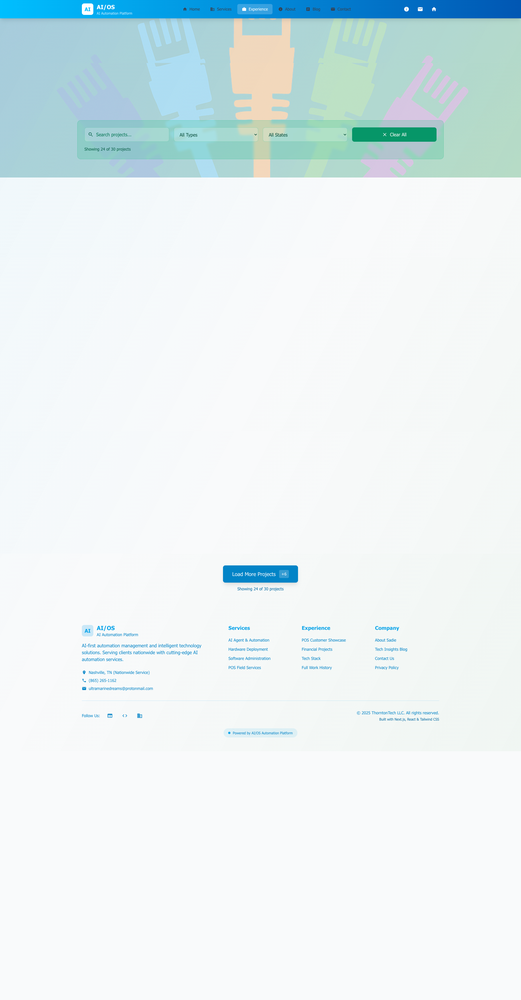
#> input picture blankfulllogsite.png, 521 x 1000 px, shrunk from 1820 x 3493 before the run; its folder holds only this picture in this run
$ python extract_work_order_text.py .
#> lines starting #> are read from the running program, lines starting #| are printed output that depends on the picture
#!/usr/bin/env python3
"""
Work Order Image Text Extractor
Extracts service descriptions and closeout notes from PNG work order images
"""

import os
import json
import re
from pathlib import Path
from typing import Dict, List, Optional
import logging

try:
    import pytesseract
    from PIL import Image, ImageEnhance, ImageFilter
    import cv2
    import numpy as np
except ImportError:
    print("Required packages not installed. Please run:")
    print("pip install pytesseract pillow opencv-python numpy")
    exit(1)

# Configure logging
logging.basicConfig(level=logging.INFO, format='%(asctime)s - %(levelname)s - %(message)s')
logger = logging.getLogger(__name__)

class WorkOrderTextExtractor:
    def __init__(self, images_directory: str, output_file: str = "extracted_work_orders.json"):
        self.images_dir = Path(images_directory)
        self.output_file = output_file
        self.extracted_data = []

        # Configure Tesseract (adjust path if needed)
        # For macOS with Homebrew: /opt/homebrew/bin/tesseract
        # For Windows: Usually installed in Program Files
        # pytesseract.pytesseract.tesseract_cmd = '/opt/homebrew/bin/tesseract'

    def preprocess_image(self, image_path: str) -> Image.Image:
        """
        Preprocess image to improve OCR accuracy
        """
#> called with image_path = 'blankfulllogsite.png'
        # Load image with PIL
        img = Image.open(image_path)
#> img is the input picture: PIL image 521x1000 RGBA; mean R, G, B, A 229.8, 240.5, 242.2, 255

        # Convert to grayscale
        if img.mode != 'L':
            img = img.convert('L')
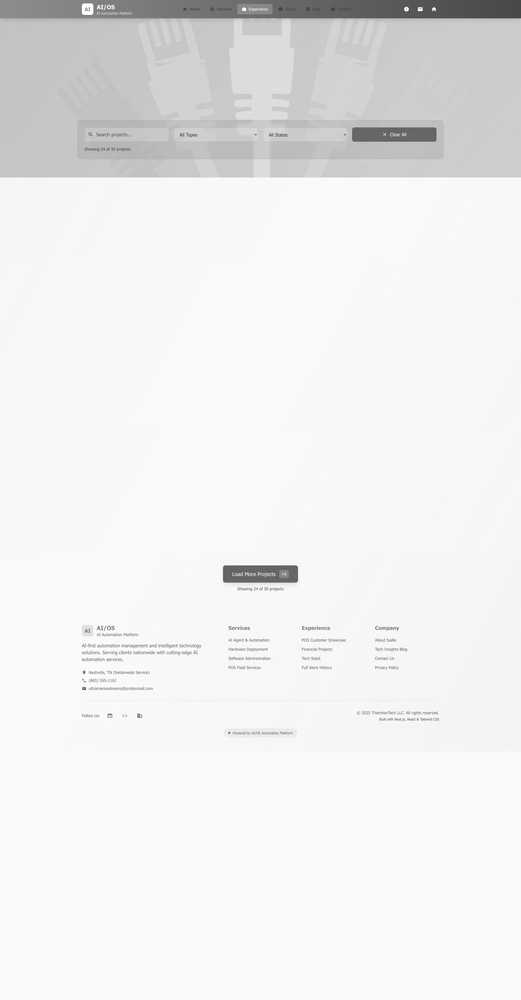
#> img: PIL image 521x1000 L; min 60, max 255, mean 237.6

        # Enhance contrast
        enhancer = ImageEnhance.Contrast(img)
        img = enhancer.enhance(2.0)
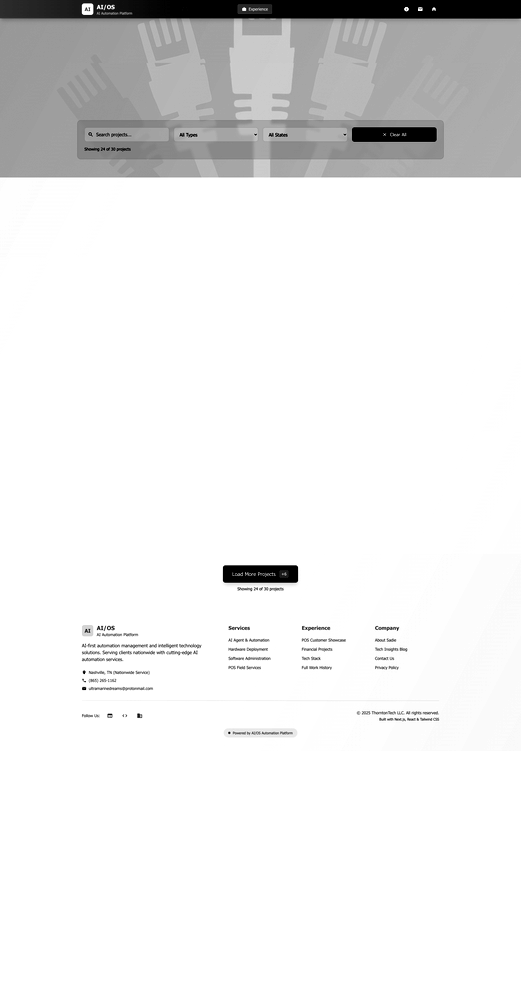
#> img: PIL image 521x1000 L; min 0, max 255, mean 234.2

        # Enhance sharpness
        enhancer = ImageEnhance.Sharpness(img)
        img = enhancer.enhance(2.0)

        # Apply slight blur to reduce noise
        img = img.filter(ImageFilter.MedianFilter(size=3))

        return img

    def extract_text_from_image(self, image_path: str) -> str:
        """
        Extract text from a single image using OCR
        """
        try:
            # Preprocess image
            processed_img = self.preprocess_image(image_path)

            # Use Tesseract with custom config for better results
            custom_config = r'--oem 3 --psm 6'
            text = pytesseract.image_to_string(processed_img, config=custom_config)

            return text
        except Exception as e:
            logger.error(f"Error extracting text from {image_path}: {str(e)}")
            return ""

    # [70 lines left out: functions parse_service_description, parse_closeout_notes, extract_work_order_id, not called in this run]

    def process_single_image(self, image_path: Path) -> Dict:
        """
        Process a single image and extract relevant information
        """
        logger.info(f"Processing: {image_path.name}")

        # Extract text from image
        text = self.extract_text_from_image(str(image_path))

        if not text.strip():
            logger.warning(f"No text extracted from {image_path.name}")
            return {
                "filename": image_path.name,
                "work_order_id": self.extract_work_order_id("", image_path.name),
                "service_description": None,
                "closeout_notes": None,
                "extraction_success": False,
                "error": "No text extracted"
            }

        # Parse service description and closeout notes
        service_description = self.parse_service_description(text)
        closeout_notes = self.parse_closeout_notes(text)
        work_order_id = self.extract_work_order_id(text, image_path.name)

        return {
            "filename": image_path.name,
            "work_order_id": work_order_id,
            "service_description": service_description,
            "closeout_notes": closeout_notes,
            "extraction_success": bool(service_description or closeout_notes),
            "raw_text_preview": text[:500] + "..." if len(text) > 500 else text  # First 500 chars for debugging
        }

    def process_all_images(self) -> None:
        """
        Process all PNG images in the directory
        """
        if not self.images_dir.exists():
            logger.error(f"Images directory does not exist: {self.images_dir}")
            return

        # Find all PNG files
        png_files = list(self.images_dir.glob("*.png"))

        if not png_files:
            logger.error(f"No PNG files found in {self.images_dir}")
            return

        logger.info(f"Found {len(png_files)} PNG files to process")

        # Process each image
        for i, image_path in enumerate(png_files, 1):
            try:
                result = self.process_single_image(image_path)
                self.extracted_data.append(result)

                if i % 50 == 0:  # Progress update every 50 files
                    logger.info(f"Processed {i}/{len(png_files)} files...")

            except Exception as e:
                logger.error(f"Error processing {image_path.name}: {str(e)}")
                self.extracted_data.append({
                    "filename": image_path.name,
                    "work_order_id": self.extract_work_order_id("", image_path.name),
                    "service_description": None,
                    "closeout_notes": None,
                    "extraction_success": False,
                    "error": str(e)
                })

        # Save results
        self.save_results()
        self.print_summary()

    # [27 lines left out: functions save_results, print_summary, not called in this run]

def main():
    import argparse

    parser = argparse.ArgumentParser(description='Extract text from work order images')
    parser.add_argument('images_dir', help='Directory containing PNG work order images')
    parser.add_argument('--output', '-o', default='extracted_work_orders.json',
                       help='Output JSON file (default: extracted_work_orders.json)')
    parser.add_argument('--sample', '-s', type=int,
                       help='Process only first N images for testing')

    args = parser.parse_args()

    # Validate images directory
    if not os.path.exists(args.images_dir):
        print(f"Error: Images directory '{args.images_dir}' does not exist")
        return

    # Create extractor
    extractor = WorkOrderTextExtractor(args.images_dir, args.output)

    # If sample mode, limit the files
    if args.sample:
        png_files = list(Path(args.images_dir).glob("*.png"))[:args.sample]
        logger.info(f"Sample mode: processing first {len(png_files)} files")

        for image_path in png_files:
            result = extractor.process_single_image(image_path)
            extractor.extracted_data.append(result)

        extractor.save_results()
        extractor.print_summary()
    else:
        # Process all images
        extractor.process_all_images()
#> (the call stopped at in extract_text_from_image, `text = pytesseract.image_to_string(processed_img, config=custom_config)`: pytesseract is not available in this run)

if __name__ == "__main__":
    main()

$ run again, on screencapture-localhost-3001-experience-full-work-log-2025-05-22-19_33_50.png
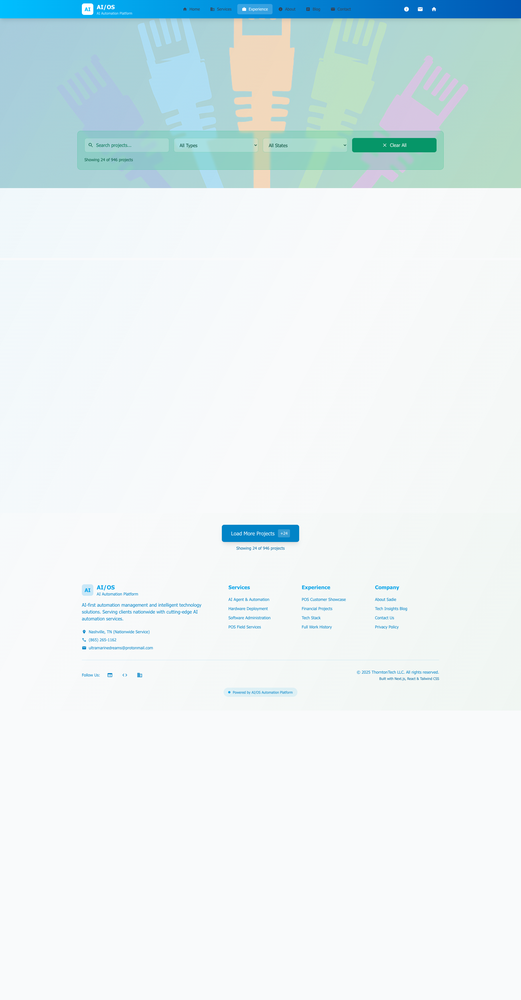
#> input picture screencapture-localhost-3001-experience-full-work-log-2025-05-22-19_33_50.png, 521 x 1000 px, shrunk from 1820 x 3493 before the run
#> in preprocess_image, img is the input picture: PIL image 521x1000 RGBA; mean R, G, B, A 229.2, 240.2, 241.9, 255
#> in preprocess_image, `img = img.convert('L')`:
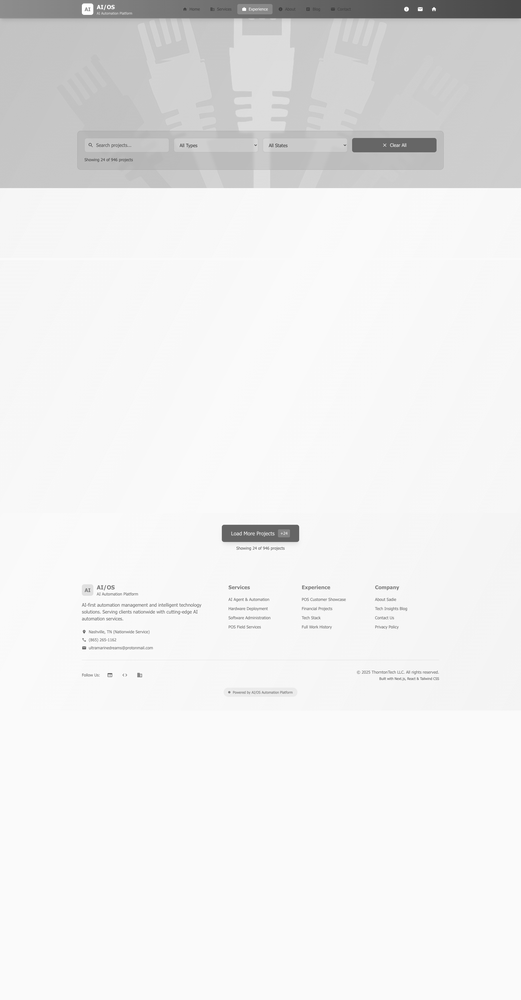
#> img: PIL image 521x1000 L; min 60, max 255, mean 237.1
#> in preprocess_image, `img = enhancer.enhance(2.0)`:
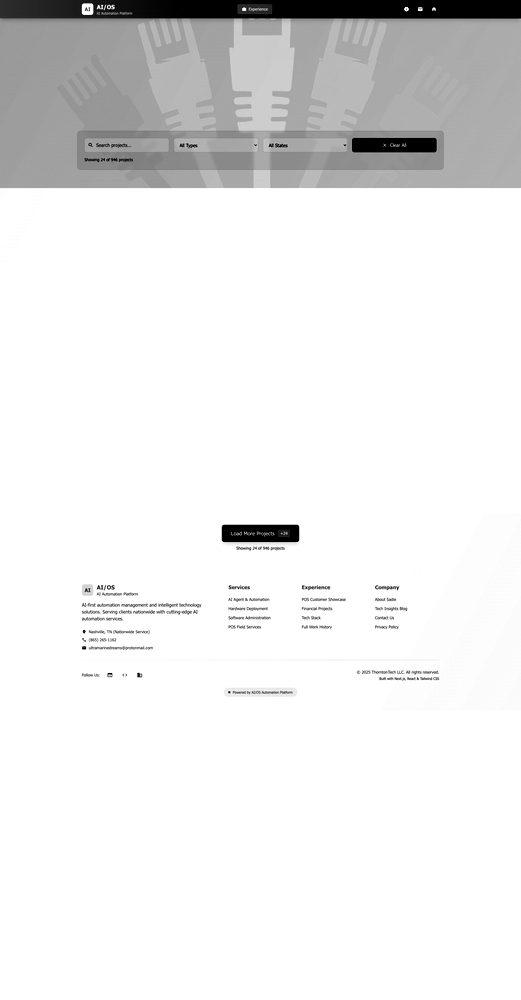
#> img: PIL image 521x1000 L; min 0, max 255, mean 233.6

$ run again, on screencapture-localhost-3001-experience-full-work-log-2025-05-22-19_37_03.png
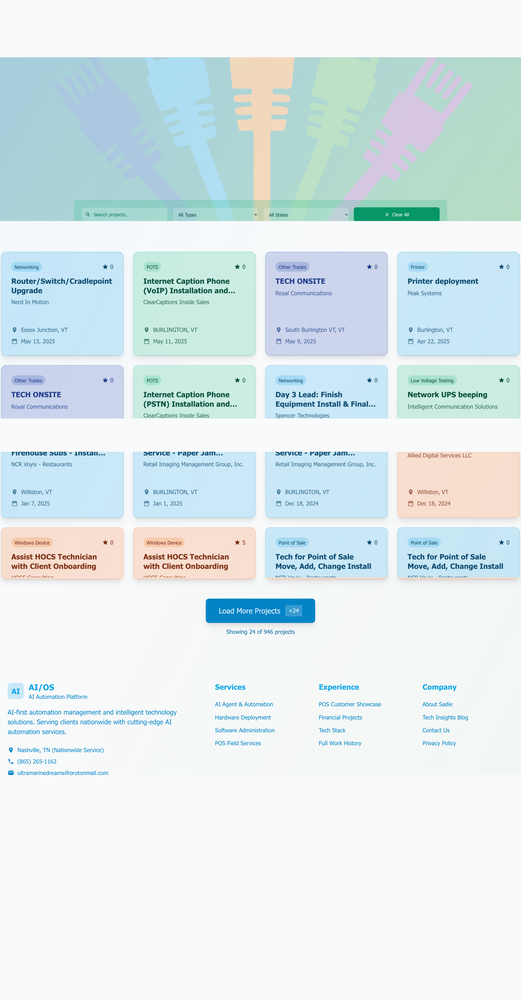
#> input picture screencapture-localhost-3001-experience-full-work-log-2025-05-22-19_37_03.png, 521 x 1000 px, shrunk from 1820 x 3493 before the run
#> in preprocess_image, img is the input picture: PIL image 521x1000 RGBA; mean R, G, B, A 221.1, 234.2, 236.7, 255
#> in preprocess_image, `img = img.convert('L')`:
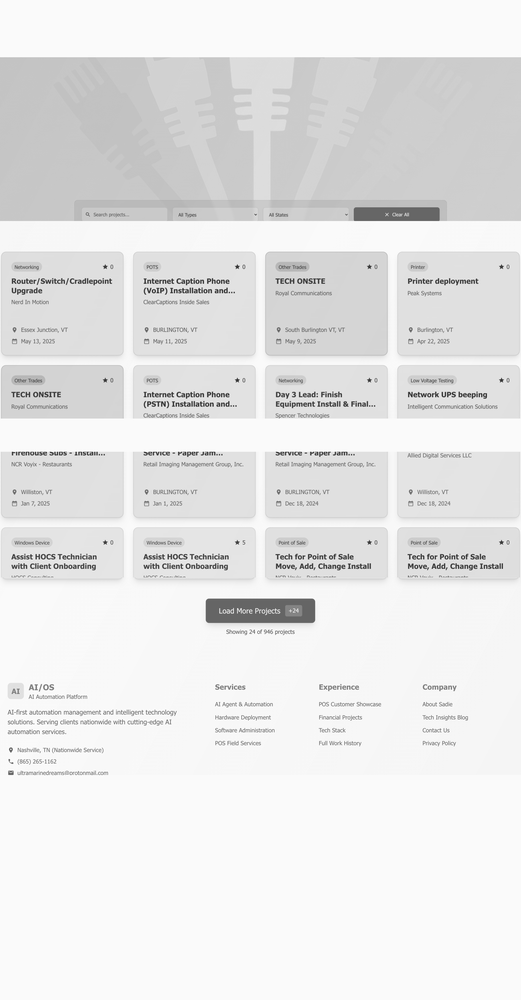
#> img: PIL image 521x1000 L; min 33, max 255, mean 230.6
#> in preprocess_image, `img = enhancer.enhance(2.0)`:
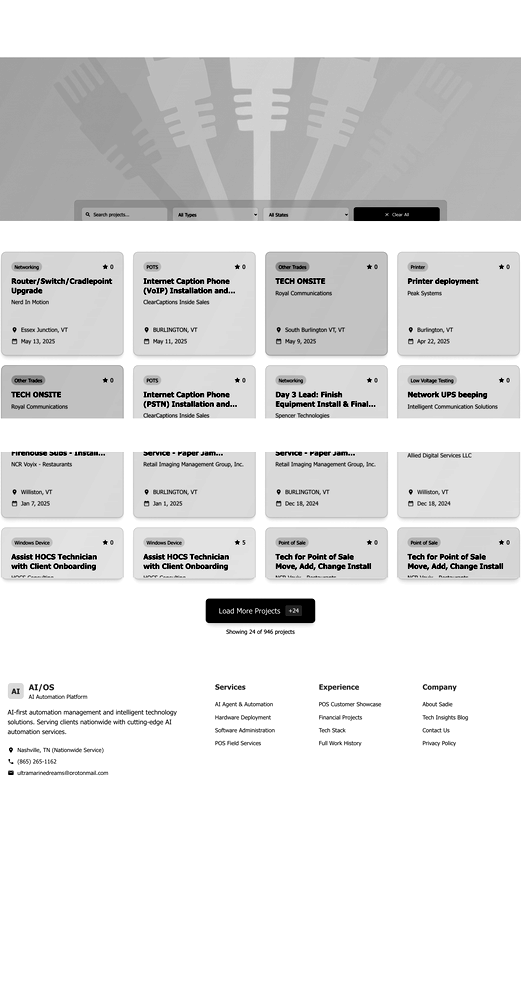
#> img: PIL image 521x1000 L; min 0, max 255, mean 224.4

$ run again, on screencapture-localhost-3003-experience-full-work-log-2025-05-22-20_16_22.png
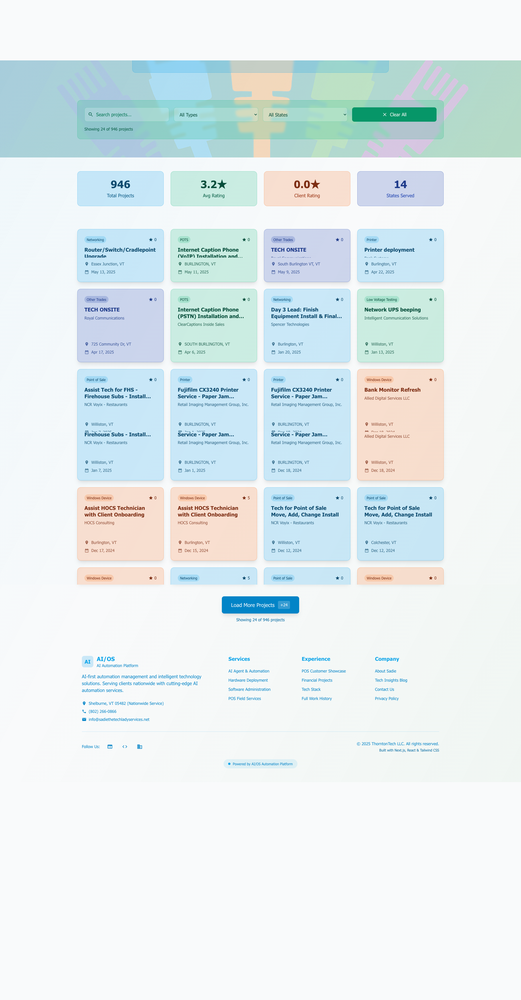
#> input picture screencapture-localhost-3003-experience-full-work-log-2025-05-22-20_16_22.png, 521 x 1000 px, shrunk from 1820 x 3493 before the run
#> in preprocess_image, img is the input picture: PIL image 521x1000 RGBA; mean R, G, B, A 227.4, 237.6, 239.3, 255
#> in preprocess_image, `img = img.convert('L')`:
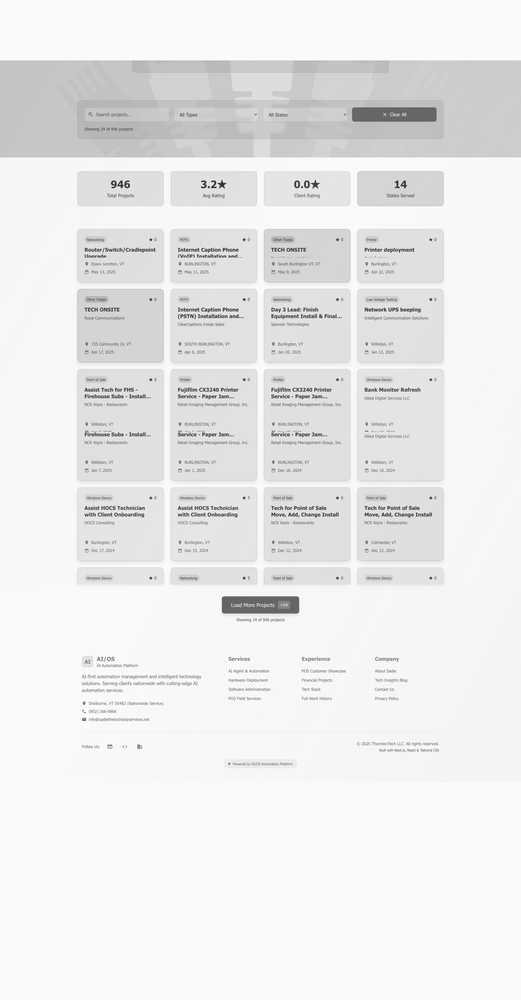
#> img: PIL image 521x1000 L; min 33, max 255, mean 234.8
#> in preprocess_image, `img = enhancer.enhance(2.0)`:
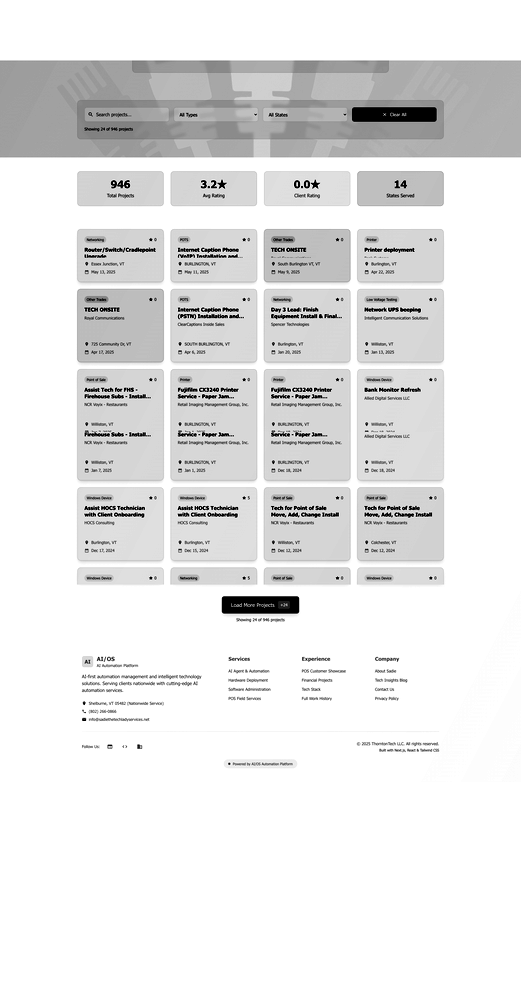
#> img: PIL image 521x1000 L; min 0, max 255, mean 230.4
